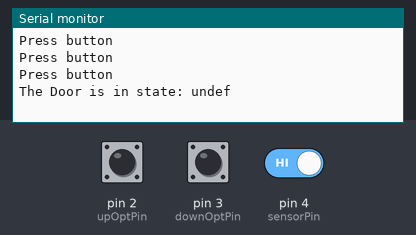
A sketch run on a simulated Arduino Uno, built with avr-gcc and run on an emulated ATmega328P. Parts: the last lines printed to the serial monitor. The test bench sets the inputs (shaded band); at power-on: pin 2 (upOptPin) HIGH, pin 3 (downOptPin) HIGH, pin 4 (sensorPin) HIGH.

Above: at 1.2 s.
1.3 s: pin 2 (upOptPin) pulled LOW for 0.15 s
At 2.5 s:
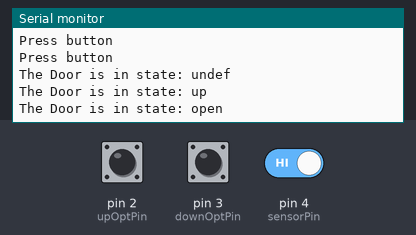
3.0 s: pin 3 (downOptPin) pulled LOW for 0.15 s
At 3.8 s:
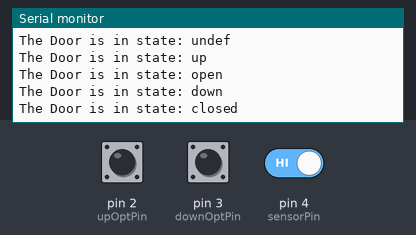
4.7 s: pin 4 (sensorPin) driven LOW
At 4.81 s:
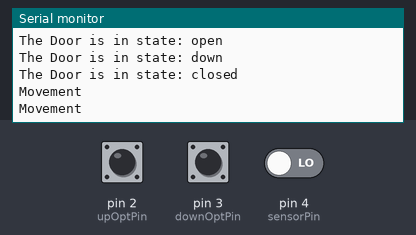

Measured:
- after the input at 1.3 s, the serial monitor: prints a new line at once (image 1)
- after the input at 3.0 s, the serial monitor: prints a new line at once (image 2)
- after the input at 4.7 s, the serial monitor: prints a new line at once (image 3)

The sketch:

AutomaticDoor.ino
```cpp
enum state_type {
  undef,
  up,
  down,
  open,
  closed
};

const int upOptPin      = 2;
const int downOptPin    = 3;
const int sensorPin     = 4;
const int buttonPin     = 5;

const unsigned long openDuration = 5 * 1000; // 20 sec

state_type state = undef;
unsigned long closeTimer = 0;


void setup()
{
  Serial.begin(9600);
  pinMode(upOptPin, INPUT_PULLUP);
  pinMode(downOptPin, INPUT_PULLUP);
  pinMode(sensorPin, INPUT_PULLUP);
  pinMode(buttonPin, OUTPUT);

  state_type currState = getState();
  if (currState == undef) // if the door isn't moving
  {
    pressButton(); // start the door

    currState = getState();
    if (currState == up) // door was closed
      state = closed;
    else if (currState == down) // door was closed
      state = open;

    pressButton(); // stop the door
    pressButton(); // return the door in the previous state
  }
  else
    state = currState;
  printState();
}

void loop()
{
  state_type currState = getState();
  // update door's state
  if (currState == undef) // if the door isn't moving
  {
    if (state == up) // the door was moving up
    {
      state = open;
      closeTimer = millis();
      printState();
    }
    else if (state == down) // the door was moving down
    {
      state = closed;
      printState();
    }
  }
  else if (state != currState)
  {
    state = currState;
    printState();
  }

  bool movement = getMovement();
  if (movement)
    Serial.println("Movement");
  if (state == open) // if the door is open
  {
    if (movement)
      closeTimer = millis();
    else if (millis() - closeTimer > openDuration)
      pressButton(); // start closing
  }
  else if (state == down && movement) // if the door is moving down and there is a movement
  {
    pressButton(); // stop the door
    pressButton(); // start opening
  }
  // TODO: maybe some delay
  delay(100);
}


void pressButton()
{
  // TODO: maybe add close/open function which check after press for direction trough getState
  Serial.println("Press button");
  digitalWrite(buttonPin, HIGH);
  // TODO: may be some delay
  digitalWrite(buttonPin, LOW);
  // TODO: may be some delay
}

state_type getState()
{
  state_type currState = undef;
  if (digitalRead(upOptPin) == LOW)
    currState = up;
  else if (digitalRead(downOptPin) == LOW)
    currState = down;
  return currState;
}

bool getMovement()
{
  return digitalRead(sensorPin) == LOW;
}

void printState()
{
  Serial.print("The Door is in state: ");
  if (state == undef)
    Serial.print("undef");
  else if (state == up)
    Serial.print("up");
  else if (state == down)
    Serial.print("down");
  else if (state == open)
    Serial.print("open");
  else if (state == closed)
    Serial.print("closed");
  Serial.println();
}
```
